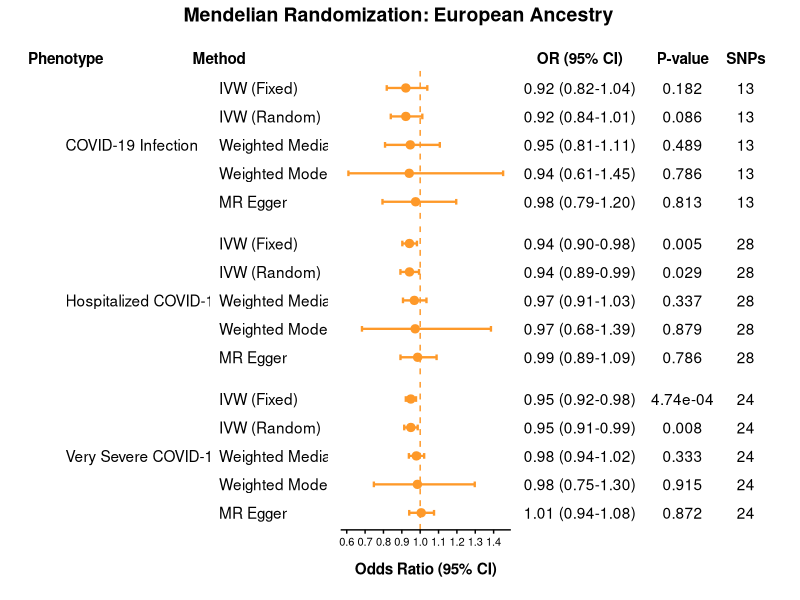

The R source for this figure:
library(ggplot2)
library(dplyr)
library(patchwork)

data_euro <- data.frame(
  Phenotype = factor(rep(c("COVID-19 Infection", "Hospitalized COVID-19", "Very Severe COVID-19"), each = 5),
                     levels = c("COVID-19 Infection", "Hospitalized COVID-19", "Very Severe COVID-19")),
  
  Method = factor(rep(c("MR Egger", "Weighted Median", "IVW (Fixed)", "IVW (Random)", "Weighted Mode"), 3),
                  levels = rev(c("IVW (Fixed)", "IVW (Random)", "Weighted Median", "Weighted Mode", "MR Egger"))),
  
  OR = c(
    # C2 - COVID-19 Infection
    0.9750433594, 0.946078866, 0.9217779187, 0.9217779187, 0.940398275,
    # B2 - Hospitalized
    0.9861703958, 0.9681659895, 0.9417101058, 0.9417101058, 0.972723204,
    # A2 - Very Severe
    1.005610474, 0.9792187756, 0.9490921311, 0.9490921311, 0.9848935296
  ),
  
  CI_lower = c(
    # C2
    0.7946704998, 0.8086267355, 0.8179150207, 0.8399098997, 0.6091717621,
    # B2
    0.8927291178, 0.9063092309, 0.9027239012, 0.8924227957, 0.6829382892,
    # A2
    0.940366061, 0.9384658423, 0.9216872312, 0.9130532192, 0.7477392398
  ),
  
  CI_upper = c(
    # C2
    1.196356922, 1.106895409, 1.038829842, 1.011625809, 1.451723423,
    # B2
    1.089392101, 1.034244551, 0.9823800191, 0.9937194878, 1.385469883,
    # A2
    1.07538167, 1.021741407, 0.977311872, 0.9865535266, 1.29726409
  ),
  
  p_val = c(
    # C2
    0.8131085418, 0.4889154626, 0.1817391725, 0.08608489018, 0.786198225,
    # B2
    0.7861000248, 0.3368469779, 0.005367849609, 0.02854528564, 0.8793375863,
    # A2
    0.8716397588, 0.3329030803, 0.0004737258267, 0.008158891714, 0.9146964133
  ),
  
  SNPs = c(rep(13, 5), rep(28, 5), rep(24, 5))
)

table_data <- data_euro %>%
  mutate(
    OR_CI = sprintf("%.2f (%.2f-%.2f)", OR, CI_lower, CI_upper),
    P = ifelse(p_val < 0.001,
               sprintf("%.2e", p_val),
               sprintf("%.3f", p_val))
  )

# Calculate midpoint for centered Phenotype labels
pheno_labels <- table_data %>%
  group_by(Phenotype) %>%
  summarize(MidPoint = levels(Method)[3])

shared_theme <- theme_minimal() +
  theme(
    text = element_text(color = "black", face = "plain"),
    axis.text = element_text(color = "black", face = "plain"),
    panel.grid = element_blank(),
    strip.text = element_blank(),
    plot.margin = margin(t = 10, r = 2, b = 10, l = 2)
  )

# 2. Column 1: Phenotype
p_pheno <- ggplot(table_data, aes(y = Method)) +
  geom_text(data = pheno_labels, aes(y = MidPoint, x = 0.25, label = Phenotype), hjust = 0) +
  facet_grid(Phenotype ~ ., scales = "free_y", space = "free_y") +
  scale_x_continuous(limits = c(0, 1), breaks = 0.25, labels = "Phenotype", position = "top") +
  labs(x = NULL, y = NULL) +
  shared_theme +
  theme(axis.text.x = element_text(face = "bold", size = 11),
        axis.text.y = element_blank(),
        plot.margin = margin(t = 10, r = 0, b = 10, l = 0))

# 3. Column 2: Method
p_method <- ggplot(table_data, aes(y = Method)) +
  geom_text(aes(x = 0, label = as.character(Method)), hjust = 0) +
  facet_grid(Phenotype ~ ., scales = "free_y", space = "free_y") +
  scale_x_continuous(limits = c(0, 1), breaks = 0, labels = "Method", position = "top") +
  labs(x = NULL, y = NULL) +
  shared_theme +
  theme(axis.text.x = element_text(face = "bold", size = 11),
        axis.text.y = element_blank(),
        plot.margin = margin(t = 10, r = 5, b = 10, l = 0))

# 4. Column 3: Forest Plot
p_forest <- ggplot(table_data, aes(x = OR, y = Method)) +
  geom_vline(xintercept = 1, linetype = "dashed", color = "#FE9929") +
  geom_errorbarh(aes(xmin = CI_lower, xmax = CI_upper, color = Phenotype), height = 0.2, linewidth = 0.8) +
  geom_point(aes(color = Phenotype), size = 2.5) +
  facet_grid(Phenotype ~ ., scales = "free_y", space = "free_y") +
  scale_shape_manual(values = c(
    "COVID-19 Infection" = 16,
    "Hospitalized COVID-19"   = 15,
    "Very Severe COVID-19"    = 18
  )) +
  scale_color_manual(values = c(
    "COVID-19 Infection" = "#FE9929",
    "Hospitalized COVID-19"   = "#FE9929",
    "Very Severe COVID-19"    = "#FE9929"
  )) +
  scale_x_continuous(position = "bottom", breaks = seq(0.6, 1.5, by = 0.1)) +
  labs(x = "Odds Ratio (95% CI)", y = NULL) +
  shared_theme +
  theme(
    axis.text.y = element_blank(),
    axis.text.x = element_text(size = 8),
    axis.ticks.x = element_line(color = "black"),
    axis.line.x = element_line(color = "black"),
    axis.title.x = element_text(face = "bold", size = 11, margin = margin(t = 10)),
    legend.position = "none"
  )

# 5. Column 4: Stats Table
p_table <- ggplot(table_data, aes(y = Method)) +
  geom_text(aes(x = 0, label = OR_CI), hjust = 0.5) +
  geom_text(aes(x = 1.3, label = P), hjust = 0.5) +
  geom_text(aes(x = 2.1, label = SNPs), hjust = 0.5) +
  facet_grid(Phenotype ~ ., scales = "free_y", space = "free_y") +
  scale_x_continuous(breaks = c(0, 1.3, 2.1),
                     labels = c("OR (95% CI)", "P-value", "SNPs"),
                     limits = c(-0.6, 2.5), position = "top") +
  labs(x = NULL, y = NULL) +
  shared_theme +
  theme(axis.text.y = element_blank(),
        axis.text.x = element_text(face = "bold", size = 11))

# 6. Final Assembly
final_figure <- p_pheno + p_method + p_forest + p_table +
  plot_layout(widths = c(1.4, 0.8, 1.2, 1.9)) +
  plot_annotation(
    title = "Mendelian Randomization: European Ancestry",
    theme = theme(plot.title = element_text(size = 14, face = "bold", hjust = 0.5))
  )

print(final_figure)
